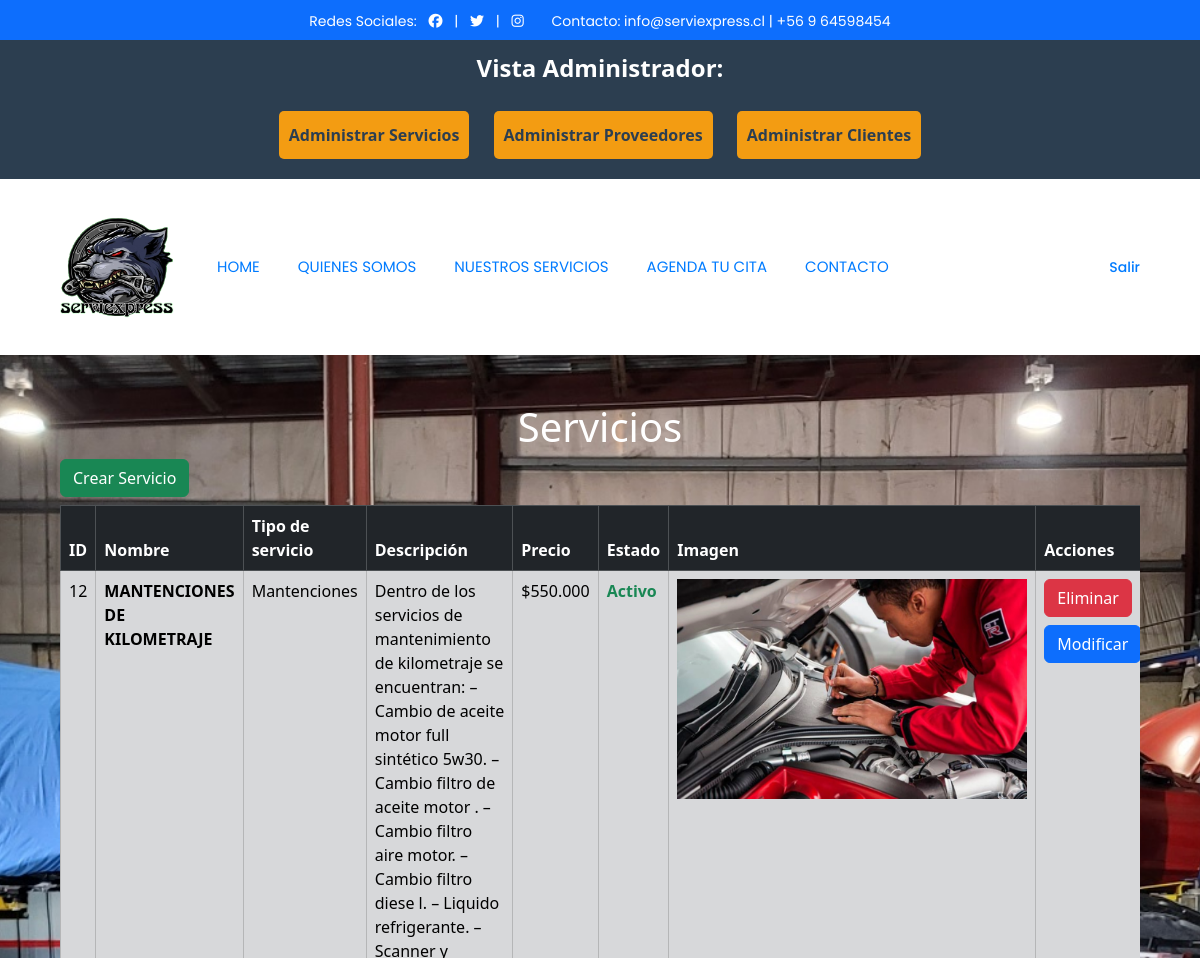
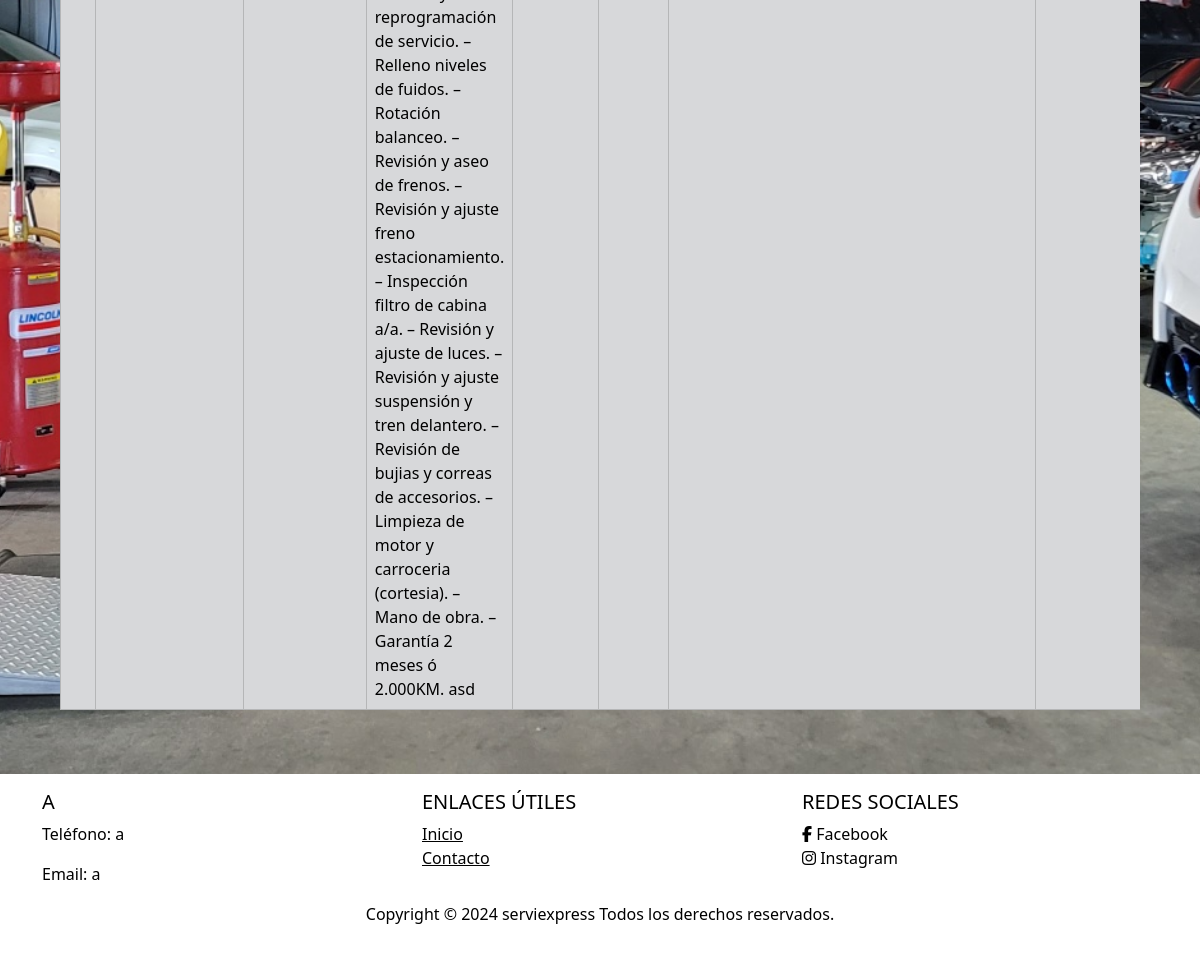
The app's page /servicio/ (signed in) with its own data (2 pictures, top to bottom).
### serviexpress/models.py (models this page shows, shortened)
class Servicio(models.Model):
    id = models.AutoField(primary_key=True, verbose_name='ID')
    tipo_servicio = models.ForeignKey(TipoServicio, on_delete=models.CASCADE, verbose_name='Tipo de Servicio')
    nombre = models.CharField(max_length=50, verbose_name='Nombre')
    descripcion = models.TextField(verbose_name='Descripcion')
    imagen = models.ImageField(upload_to="servicios", verbose_name='Imagen')
    precio = models.DecimalField(max_digits=10, decimal_places=0, verbose_name='Precio')
    estado = models.BooleanField(default=True, verbose_name='Estado')
    class Meta:
        db_table = 'Servicio'
        verbose_name = "Servicio"
        verbose_name_plural = "Servicios"
        ordering = ['id']

class TipoServicio(models.Model):
    id = models.AutoField(primary_key=True, verbose_name='ID')
    nombre = models.CharField(max_length=50, verbose_name='Nombre')
    class Meta:
        db_table = 'Tipo_Servicio'
        verbose_name = "Tipo de servicio"
        verbose_name_plural = "Tipos de servicios"
        ordering = ['id']

### serviexpress/views.py (the view)
# urls.py: path('servicio/', views.servicio, name='servicio'),
@login_required
def servicio(request):
    if not request.user.is_staff:
        return redirect('home')
    else:
        servicios = Servicio.objects.all()
        return render(request, 'servicio.html', {'servicios': servicios})

### serviexpress/context_processor.py (called while the page is built)
def total_carrito(request):
    total = 0
    if request.user.is_authenticated:
        if "carrito" in request.session.keys():
            for key, value in request.session["carrito"].items():
                total += int(value["acumulado"])
    return {"total_carrito": total}

### serviexpress/templates/servicio.html (shortened to what this page needs)
{% extends 'base.html' %}
{% load static%}
{% load humanize %}
{% block content %}
<div class="m-5">
  <h1 class="m-auto text-center text-white">Servicios</h1>
  <div class="container mt-2">
    <div class="mb-2">
      <a href="/servicio/crear/"><button class="btn btn-success">Crear Servicio</button></a>
    </div>
    <div class="row justify-content-center">
      <div class="col-lg-12">
        <div class="table-responsive">
          <table class="table table-secondary table-striped table-bordered">
            <thead class="table-dark">
              <tr>
                <th scope="col">ID</th>
                <th scope="col">Nombre</th>
                <th scope="col">Tipo de servicio</th>
                <th scope="col">Descripción</th>
                <th scope="col">Precio</th>
                <th scope="col">Estado</th>
                <th scope="col">Imagen</th>
                <th scope="col">Acciones</th>
              </tr>
            </thead>
            <tbody>
              {% for servicio in servicios %}
              <tr>
                <td>{{ servicio.id }}</td>
                <td class="fw-semibold">{{ servicio.nombre }}</td>
                <td>{{ servicio.tipo_servicio.nombre }}</td>
                <td>{{ servicio.descripcion }}</td>
                <td>${{ servicio.precio|intcomma }}</td>
                {% if servicio.estado %}
                <td class="text-success fw-semibold">Activo</td>
                {% else %}
                <td class="text-secondary fw-semibold">Inactivo</td>
                {% endif %}
                <td><img src="/media/{{ servicio.imagen }}" width="350" height="220"></td>
                <td><form action="{% url 'eliminar_servicio' servicio.id %}" method="POST">
                  <button class="btn btn-danger">
                      Eliminar
                  </button>
                </form>
                <a href="{% url 'detalle_servicio' servicio.id %}" class="btn btn-primary mt-2">Modificar</a>
                </td>
              </tr>
              {% endfor %}
            </tbody>
          </table>
        </div>
      </div>
    </div>
  </div>
</div>
{% endblock %}

### serviexpress/templates/base.html (shortened to what this page needs)
{% load static %}
<!DOCTYPE html>
<html lang="es">
<head>
    <link rel="stylesheet" href="{% static 'centrolaguna/css/style.css' %}">
    <link rel="stylesheet" href="https://cdnjs.cloudflare.com/ajax/libs/font-awesome/5.15.4/css/all.min.css">
    <link rel="stylesheet" href="https://cdn.jsdelivr.net/npm/bootstrap@5.3.3/dist/css/bootstrap.min.css">
   <link href="https://cdn.jsdelivr.net/npm/bootstrap@5.3.2/dist/css/bootstrap.min.css" rel="stylesheet">
</head>
<body class="fondo">
    <div class="social-bar bg-primary text-white text-center py-2">
        <div class="container">
            <span>Redes Sociales:
                <a href="https://facebook.com" class="text-white mx-2"><i class="fab fa-facebook"></i></a> |
                <a href="https://twitter.com" class="text-white mx-2"><i class="fab fa-twitter"></i></a> |
                <a href="https://instagram.com" class="text-white mx-2"><i class="fab fa-instagram"></i></a>
            </span>
            <span class="ms-3">Contacto: info@serviexpress.cl | +56 9 64598454</span>
        </div>
    </div>
    {% if user.is_authenticated and user.is_staff and user.is_active or user.is_authenticated and user.is_superuser and user.is_active %}
    <div class="admin-bar-container">
        <div class="admin-bar-content">
            <span class="admin-bar-text">Vista Administrador:</span>
            <a class="admin-btn" href="{% url 'servicio' %}">Administrar Servicios</a>
            <a class="admin-btn" href="{% url 'proveedor' %}">Administrar Proveedores</a>
            <a class="admin-btn" href="{% url 'servicio' %}">Administrar Clientes</a>
        </div>
    </div>
    {% endif %}
    <nav class="navbar navbar-expand-lg navbar-black color1">
        <div class="container">
            <a class="navbar-brand" href="/">
                <img src="{% static 'centrolaguna/img/logo1.png' %}" alt="Logo" width="150" height="150" class="d-inline-block align-text-center">
            </a>
            <div class="collapse navbar-collapse justify-content-center" id="navbarNavDropdown">
                <ul class="navbar-nav text-center">
                    <li class="nav-item"><a class="nav-link" href="{% url 'home' %}">HOME</a></li>
                    <li class="nav-item"><a class="nav-link" href="{% url 'QuienesSomos' %}">QUIENES SOMOS</a></li>
                    <li class="nav-item"><a class="nav-link" href="{% url 'cotizacionCl' %}">NUESTROS SERVICIOS</a></li>
                    <li class="nav-item"><a class="nav-link" href="#">AGENDA TU CITA</a></li>
                    <li class="nav-item"><a class="nav-link" href="#">CONTACTO</a></li>
                </ul>
                <ul class="navbar-nav ms-auto align-items-center">
                    {% if not user.is_authenticated %}
                        <li class="nav-item">
                            <a class="nav-link btn-registrar" href="/signup">Registrarse</a>
                        </li>
                        <li class="nav-item ms-3">
                            <a class="nav-link btn-iniciar" href="/signin">Iniciar Sesión</a>
                        </li>
                    {% else %}
                        <li class="nav-item">
                            <a class="nav-link" href="/logout">Salir</a>
                        </li>
                    {% endif %}
                </ul>
            </div>
            </div>
    </nav>
    {% block content %}
    {% endblock %}
    <footer class="footer py-3 text-black color1">
        <div class="container">
            <div class="row">
                <div class="col-md-4">
                    <h5 class="text-uppercase">a</h5>
                    <p>Teléfono: a</p>
                    <p>Email: a</p>
                </div>
                <div class="col-md-4">
                    <h5 class="text-uppercase">Enlaces útiles</h5>
                    <ul class="list-unstyled">
                        <li><a href="{% url 'home' %}" class="text-black">Inicio</a></li>
                        <li><a href="#" class="text-black">Contacto</a></li>
                    </ul>
                </div>
                <div class="col-md-4">
                    <h5 class="text-uppercase">Redes sociales</h5>
                    <ul class="list-unstyled">
                        <li><a href="#" class="text-black" style="text-decoration: none;"><i class="fab fa-facebook-f"></i> Facebook</a></li>
                        <li><a href="#" class="text-black" style="text-decoration: none;"><i class="fab fa-instagram"></i> Instagram</a></li>
                    </ul>
                </div>
            </div>
            <p class="text-center text-black">Copyright &copy; 2024 serviexpress Todos los derechos reservados.
            </p>
        </div>
    </footer>
</body>
</html>

### serviexpress/static/centrolaguna/css/style.css (style rules this page uses)
body { background-image: url('../../../static/centrolaguna/img/fondotaller.jpg'); background-size: cover; background-position: center; background-attachment: fixed; background-repeat: no-repeat; background-color: #007bff; display: flex; flex-direction: column; min-height: 100vh; }
.navbar-nav .nav-link { font-family: 'Poppins', sans-serif; color: #007bff; font-size: 15px; position: relative; text-decoration: none; transition: color 0.3s ease; margin: 0 1px; }
.navbar-nav .nav-link::after { content: ''; position: absolute; width: 0; height: 2px; background-color: #66b2ff; bottom: -2px; left: 0; transition: width 0.3s ease; }
.navbar-nav { display: flex; justify-content: center; align-items: center; gap: 20px; }
.navbar-nav.ms-auto .nav-link { font-family: 'Poppins', sans-serif; font-size: 14px; font-weight: 500; padding: 6px 12px; margin-right: 10px; transition: background-color 0.2s, color 0.2s ease; text-decoration: none; }
.social-bar { background-color: #007bff; }
.social-bar a { color: white; text-decoration: none; }
.social-bar span { font-family: 'Poppins', sans-serif; font-size: 14px; }
.admin-bar-container { background-color: #2c3e50; color: white; padding: 10px 0 10px; text-align: center; }
.admin-bar-content { max-width: 1200px; margin: 0 auto; }
.admin-bar-text { font-size: 1.5rem; font-weight: bold; display: block; margin-bottom: 15px; }
.admin-btn { display: inline-block; margin: 10px 10px; padding: 12px 10px; font-size: 1rem; font-weight: bold; background-color: #f39c12; color: #2c3e50; text-decoration: none; border-radius: 5px; transition: all 0.3s ease-in-out; }
footer { margin-top: auto; justify-content: end; bottom: 0; width: auto; }
.fondo { background-color: #ffffff; }
.color1 { background-color: #ffffff; }

### records on screen
Servicio: id "12", nombre "MANTENCIONES DE KILOMETRAJE", tipo_servicio.nombre "Mantenciones", descripcion "Dentro de los servicios de mantenimiento de kilometraje se encuentran: – Cambio de aceite motor full sintético 5w30. – Cambio filtro de aceite motor . – Cambio filtro aire motor. – Cambio filtro diese l. – Liquido refrigerante. – Scanner y reprogramación de servicio. – Relleno niveles de fuidos. – Rotación balanceo. – Revisión y aseo de frenos. – Revisión y ajuste freno estacionamiento. – Inspección filtro de cabina a/a. – Revisión y ajuste de luces. – Revisión y ajuste suspensión y tren delantero. – Revisión de bujias y correas de accesorios. – Limpieza de motor y carroceria (cortesia). – Mano de obra. – Garantía 2 meses ó 2.000KM. asd", precio "550.000", estado "Activo", imagen (picture)
